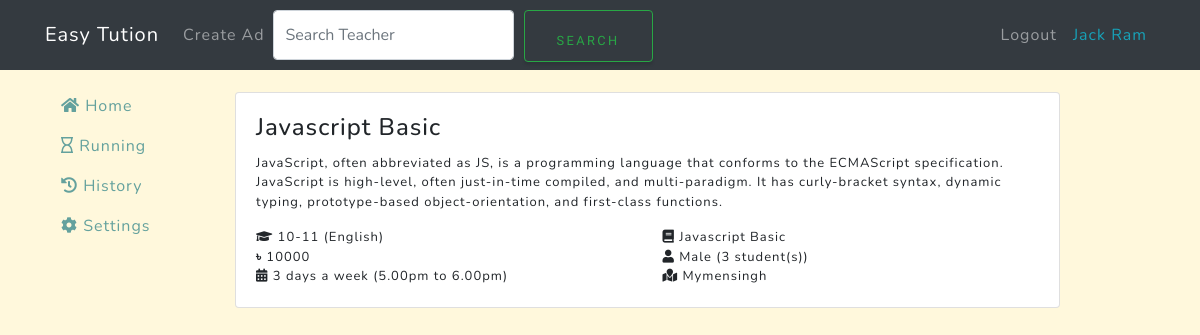
Page /client/ad/3/ (signed in) on the earlier database version.
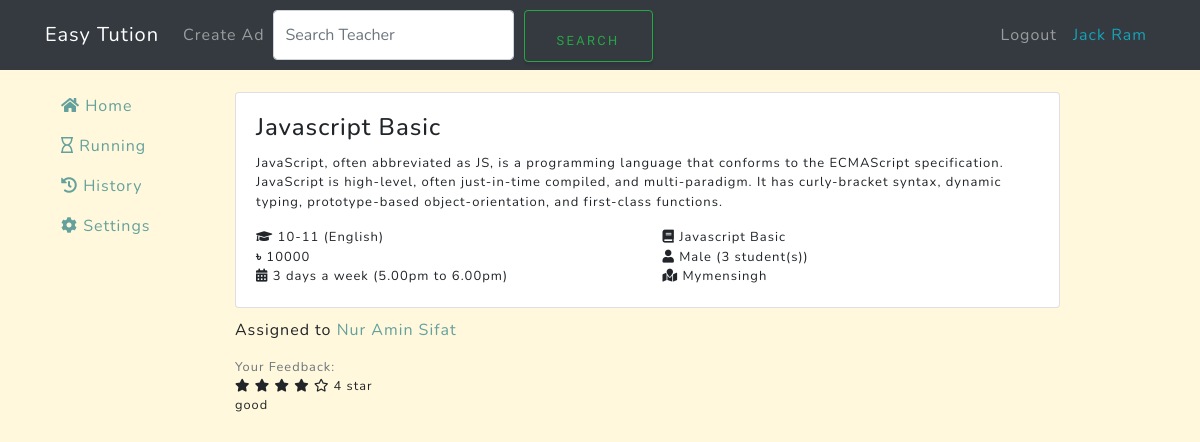
Same page on the later database version.
### tution/models.py (models this page shows, shortened)
class Assignee(models.Model):  # taken = True
    ad = models.ForeignKey(Ad, on_delete=models.CASCADE, verbose_name="Ad")
    tutor = models.ForeignKey(User, on_delete=models.CASCADE, verbose_name="Tutor")
    from_date = models.DateField(null=False, verbose_name="Date Started")
    to_date = models.DateField(null=True, verbose_name="Date finished", blank=True)

### users/models.py (models this page shows, shortened)
class User(AbstractBaseUser):
    email = models.EmailField(
        verbose_name='Email address',
        max_length=255,
        unique=True,
    )
    is_active = models.BooleanField(default=True)
    is_admin = models.BooleanField(default=False)
    is_client = models.BooleanField(default=False)
    is_tutor = models.BooleanField(default=False)
    name = models.CharField(max_length=100, null=False, verbose_name='Full name')
    bio = models.CharField(max_length=1000, verbose_name='Bio')
    location = models.CharField(max_length=1000, verbose_name='Location')
    gender = models.CharField(max_length=20, verbose_name='Gender')
    title = models.CharField(max_length=1000, verbose_name='Overview title')  # Overview title
    overview = models.TextField(verbose_name='Overview')
    expertise = models.CharField(max_length=1000, verbose_name='Expertise')
    profile_img = models.TextField(verbose_name='Profile Image', blank=True)
    USERNAME_FIELD = 'email'
    REQUIRED_FIELDS = ['name']
    objects = UserManager()

### client/models.py (models this page shows, shortened)
class ClientFeedback(models.Model):
    ad = models.ForeignKey(Ad, on_delete=models.CASCADE)
    rating = models.IntegerField(verbose_name='Rating')
    feedback = models.TextField(verbose_name='Feedback')

### client/decorators.py (the view)
    def wrapper(request, *args, **kwargs):
        decorated_view_func = login_required(request)
        if not decorated_view_func.user.is_authenticated:
            messages.warning(request, 'Please login first')
            return redirect('login-page')
        if not request.user.is_client:
            return redirect('home-page')
        else:
            return function(request, *args, **kwargs)

### client/views.py (called while the page is built)
def get_feed(request, ad):
    _feedback = ClientFeedback.objects.filter(ad=ad)
    return {
        'ad': ad,
        'pk': ad.pk,
        'title': ad.title,
        'description': ad.description,
        'grade': ad.grade,
        'type': ad.type,
        'subjects': ad.subjects,
        'salary': ad.salary,
        'gender': ad.gender,
        'std_count': ad.std_count,
        'days': ad.days,
        'time': ad.time,
        'location': ad.location,
        'client': ad.client,
        'proposals': ad.proposal_set.count(),
        'feedback': _feedback[0] if _feedback.exists() else False,
    }

### client/templates/client/view_ad.html (shortened to what this page needs)
{% extends 'client/base_client.html' %}
{% block content %}
    <div class="view-ad">
      {% include 'client/single_ad.inc.html' %}
    </div>
    {% if assignee %}
        <p>Assigned to <a href="{% url 'client-profile' assignee.tutor.pk %}">{{ assignee.tutor.name }}</a></p>
    {% endif %}
    {% if c_feedback %}
    {% with feedback=c_feedback %}
    {% with whos_feedback='Your' %}
        {% include 'tutor/feedback.inc.html' %}
    {% endwith %}
    {% endwith %}
    {% elif assignee and not running %}
        <a href="{% url 'client-feedback' feed.pk %}" class="btn btn-dark btn-small m-1">Provide feedback</a>
    {% endif %}
{% endblock content %}

### tutor/templates/tutor/feedback.inc.html
<p class="card-text small">
  <span class="text-muted">{{ whos_feedback }} Feedback:</span><br>
  {% with ''|center:feedback.rating as range %}
  {% for _ in range %}
    <i class="fas fa-star"></i>
  {% endfor %}
  {% endwith %}
  {% with inv_rating=-5|add:feedback.rating %}
  {% widthratio inv_rating 1 -1 as inv_rating_p %}
  {% with ''|center:inv_rating_p as range %}
  {% for _ in range %}
    <i class="far fa-star"></i>
  {% endfor %}
  {% endwith %}
  {% endwith %}
  {{ feedback.rating }} star<br>
  {{ feedback.feedback }}</p>

Differences in the rows shown:
added Assignee: tutor.name "Nur Amin Sifat"
added ClientFeedback: rating "4", feedback "good"
Other differences:
{{ whos_feedback }}: (not shown) → "Your"
text now shown: "Assigned to Feedback: star"
